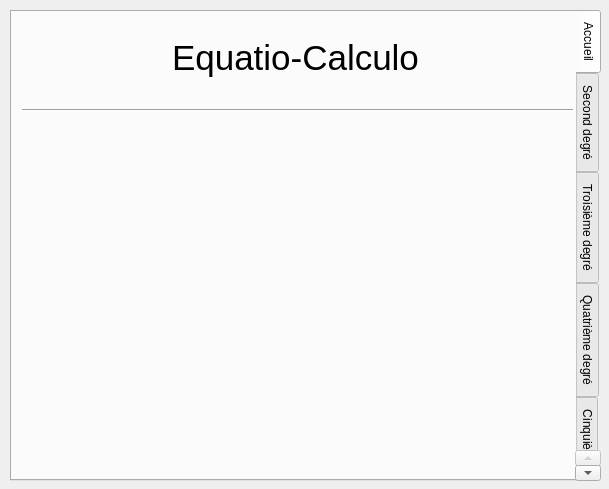
<?xml version="1.0" encoding="UTF-8"?>
<ui version="4.0">
 <class>MainWindow</class>
 <widget class="QMainWindow" name="MainWindow">
  <property name="geometry">
   <rect>
    <x>0</x>
    <y>0</y>
    <width>609</width>
    <height>489</height>
   </rect>
  </property>
  <property name="windowTitle">
   <string>MainWindow</string>
  </property>
  <widget class="QWidget" name="centralWidget">
   <widget class="QTabWidget" name="tabWidget">
    <property name="geometry">
     <rect>
      <x>10</x>
      <y>10</y>
      <width>591</width>
      <height>471</height>
     </rect>
    </property>
    <property name="tabPosition">
     <enum>QTabWidget::East</enum>
    </property>
    <property name="tabShape">
     <enum>QTabWidget::Rounded</enum>
    </property>
    <property name="currentIndex">
     <number>0</number>
    </property>
    <widget class="QWidget" name="tab">
     <attribute name="title">
      <string>Accueil</string>
     </attribute>
     <widget class="QLabel" name="label">
      <property name="geometry">
       <rect>
        <x>160</x>
        <y>0</y>
        <width>251</width>
        <height>91</height>
       </rect>
      </property>
      <property name="font">
       <font>
        <pointsize>26</pointsize>
       </font>
      </property>
      <property name="text">
       <string>Equatio-Calculo</string>
      </property>
     </widget>
     <widget class="Line" name="line">
      <property name="geometry">
       <rect>
        <x>10</x>
        <y>90</y>
        <width>551</width>
        <height>16</height>
       </rect>
      </property>
      <property name="orientation">
       <enum>Qt::Horizontal</enum>
      </property>
     </widget>
    </widget>
    <widget class="QWidget" name="tab_2">
     <attribute name="title">
      <string>Second degré</string>
     </attribute>
    </widget>
    <widget class="QWidget" name="tab_3">
     <attribute name="title">
      <string>Troisième degré</string>
     </attribute>
    </widget>
    <widget class="QWidget" name="tab_4">
     <attribute name="title">
      <string>Quatrième degré</string>
     </attribute>
    </widget>
    <widget class="QWidget" name="tab_5">
     <attribute name="title">
      <string>Cinquième degré</string>
     </attribute>
    </widget>
   </widget>
  </widget>
 </widget>
 <layoutdefault spacing="6" margin="11"/>
 <resources/>
 <connections/>
</ui>
